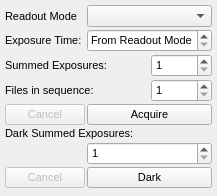
  <widget class="QDockWidget" name="m_AcquireDockWidget">
   <property name="font">
    <font>
     <pointsize>8</pointsize>
    </font>
   </property>
   <property name="windowTitle">
    <string>Acquire</string>
   </property>
   <attribute name="dockWidgetArea">
    <number>2</number>
   </attribute>
   <widget class="QWidget" name="dockWidgetContents">
    <layout class="QGridLayout" name="gridLayout_2">
     <property name="margin">
      <number>5</number>
     </property>
     <property name="spacing">
      <number>2</number>
     </property>
     <item row="0" column="0">
      <widget class="QLabel" name="label_13">
       <property name="font">
        <font>
         <pointsize>8</pointsize>
        </font>
       </property>
       <property name="text">
        <string>Readout Mode</string>
       </property>
      </widget>
     </item>
     <item row="0" column="2" colspan="2">
      <widget class="QComboBox" name="m_ReadoutMode">
       <property name="sizePolicy">
        <sizepolicy hsizetype="Preferred" vsizetype="Fixed">
         <horstretch>1</horstretch>
         <verstretch>0</verstretch>
        </sizepolicy>
       </property>
       <property name="font">
        <font>
         <pointsize>8</pointsize>
        </font>
       </property>
       <property name="toolTip">
        <string>Detector readout mode (0..7)
Script Property: &quot;acquisition.readoutMode&quot;
Script Function: readoutMode()</string>
       </property>
      </widget>
     </item>
     <item row="1" column="0" colspan="2">
      <widget class="QLabel" name="label">
       <property name="font">
        <font>
         <pointsize>8</pointsize>
        </font>
       </property>
       <property name="text">
        <string>Exposure Time:</string>
       </property>
      </widget>
     </item>
     <item row="1" column="2" colspan="2">
      <widget class="QDoubleSpinBox" name="m_ExposureTime">
       <property name="sizePolicy">
        <sizepolicy hsizetype="Preferred" vsizetype="Fixed">
         <horstretch>1</horstretch>
         <verstretch>0</verstretch>
        </sizepolicy>
       </property>
       <property name="font">
        <font>
         <pointsize>8</pointsize>
        </font>
       </property>
       <property name="toolTip">
        <string>Exposure Time
(&gt;= integration mode, up to 5 secs)
Script Property: &quot;acquisition.exposureTime&quot;
Script Function: exposureTime()</string>
       </property>
       <property name="specialValueText">
        <string>From Readout Mode</string>
       </property>
       <property name="keyboardTracking">
        <bool>false</bool>
       </property>
       <property name="maximum">
        <double>8.500000000000000</double>
       </property>
       <property name="singleStep">
        <double>0.100000000000000</double>
       </property>
      </widget>
     </item>
     <item row="2" column="0" colspan="3">
      <widget class="QLabel" name="label_2">
       <property name="font">
        <font>
         <pointsize>8</pointsize>
        </font>
       </property>
       <property name="text">
        <string>Summed Exposures:</string>
       </property>
      </widget>
     </item>
     <item row="2" column="3">
      <widget class="QSpinBox" name="m_SummedExposures">
       <property name="sizePolicy">
        <sizepolicy hsizetype="Preferred" vsizetype="Fixed">
         <horstretch>1</horstretch>
         <verstretch>0</verstretch>
        </sizepolicy>
       </property>
       <property name="font">
        <font>
         <pointsize>8</pointsize>
        </font>
       </property>
       <property name="toolTip">
        <string>Number of exposures to sum for each saved image
Script Property: &quot;acquisition.summedExposures&quot;
Script Function: summedExposures()</string>
       </property>
       <property name="keyboardTracking">
        <bool>false</bool>
       </property>
       <property name="minimum">
        <number>1</number>
       </property>
       <property name="maximum">
        <number>99999</number>
       </property>
      </widget>
     </item>
     <item row="3" column="0" colspan="3">
      <widget class="QLabel" name="label_3">
       <property name="font">
        <font>
         <pointsize>8</pointsize>
        </font>
       </property>
       <property name="text">
        <string>Files in sequence:</string>
       </property>
      </widget>
     </item>
     <item row="3" column="3">
      <widget class="QSpinBox" name="m_FilesInSequence">
       <property name="sizePolicy">
        <sizepolicy hsizetype="Preferred" vsizetype="Fixed">
         <horstretch>1</horstretch>
         <verstretch>0</verstretch>
        </sizepolicy>
       </property>
       <property name="font">
        <font>
         <pointsize>8</pointsize>
        </font>
       </property>
       <property name="toolTip">
        <string>Total number of files to take in sequence
Script: &quot;acquisition.filesInSequence&quot;
Script Function: filesInSequence()</string>
       </property>
       <property name="keyboardTracking">
        <bool>false</bool>
       </property>
       <property name="minimum">
        <number>1</number>
       </property>
       <property name="maximum">
        <number>99999</number>
       </property>
      </widget>
     </item>
     <item row="4" column="0" colspan="2">
      <widget class="QPushButton" name="m_CancelButton">
       <property name="enabled">
        <bool>false</bool>
       </property>
       <property name="font">
        <font>
         <pointsize>8</pointsize>
        </font>
       </property>
       <property name="text">
        <string>Cancel</string>
       </property>
      </widget>
     </item>
     <item row="4" column="2" colspan="2">
      <widget class="QPushButton" name="m_AcquireButton">
       <property name="enabled">
        <bool>true</bool>
       </property>
       <property name="sizePolicy">
        <sizepolicy hsizetype="Preferred" vsizetype="Fixed">
         <horstretch>1</horstretch>
         <verstretch>0</verstretch>
        </sizepolicy>
       </property>
       <property name="font">
        <font>
         <pointsize>8</pointsize>
        </font>
       </property>
       <property name="toolTip">
        <string>Do regular acquisition
Script Function: acquire()</string>
       </property>
       <property name="text">
        <string>Acquire</string>
       </property>
      </widget>
     </item>
     <item row="5" column="0" colspan="4">
      <widget class="QLabel" name="label_7">
       <property name="font">
        <font>
         <pointsize>8</pointsize>
        </font>
       </property>
       <property name="text">
        <string>Dark Summed Exposures:</string>
       </property>
      </widget>
     </item>
     <item row="6" column="2" colspan="2">
      <widget class="QSpinBox" name="m_DarkSummedExposures">
       <property name="sizePolicy">
        <sizepolicy hsizetype="Preferred" vsizetype="Fixed">
         <horstretch>1</horstretch>
         <verstretch>0</verstretch>
        </sizepolicy>
       </property>
       <property name="font">
        <font>
         <pointsize>8</pointsize>
        </font>
       </property>
       <property name="toolTip">
        <string>Number of exposures to sum for dark image
Script Property: acquisition.darkSummedExposures
Script Function: darkSummedExposures()</string>
       </property>
       <property name="keyboardTracking">
        <bool>false</bool>
       </property>
       <property name="minimum">
        <number>1</number>
       </property>
       <property name="maximum">
        <number>99999</number>
       </property>
      </widget>
     </item>
     <item row="7" column="0" colspan="2">
      <widget class="QPushButton" name="m_DarkCancelButton">
       <property name="enabled">
        <bool>false</bool>
       </property>
       <property name="font">
        <font>
         <pointsize>8</pointsize>
        </font>
       </property>
       <property name="text">
        <string>Cancel</string>
       </property>
      </widget>
     </item>
     <item row="7" column="2" colspan="2">
      <widget class="QPushButton" name="m_DarkAcquireButton">
       <property name="enabled">
        <bool>true</bool>
       </property>
       <property name="sizePolicy">
        <sizepolicy hsizetype="Preferred" vsizetype="Fixed">
         <horstretch>1</horstretch>
         <verstretch>0</verstretch>
        </sizepolicy>
       </property>
       <property name="font">
        <font>
         <pointsize>8</pointsize>
        </font>
       </property>
       <property name="toolTip">
        <string>Do Drak Acquisition
Script Function: acquiredark()</string>
       </property>
       <property name="text">
        <string>Dark</string>
       </property>
      </widget>
     </item>
     <item row="8" column="1" colspan="2">
      <spacer name="verticalSpacer">
       <property name="orientation">
        <enum>Qt::Vertical</enum>
       </property>
       <property name="sizeHint" stdset="0">
        <size>
         <width>20</width>
         <height>3</height>
        </size>
       </property>
      </spacer>
     </item>
    </layout>
   </widget>
  </widget>
